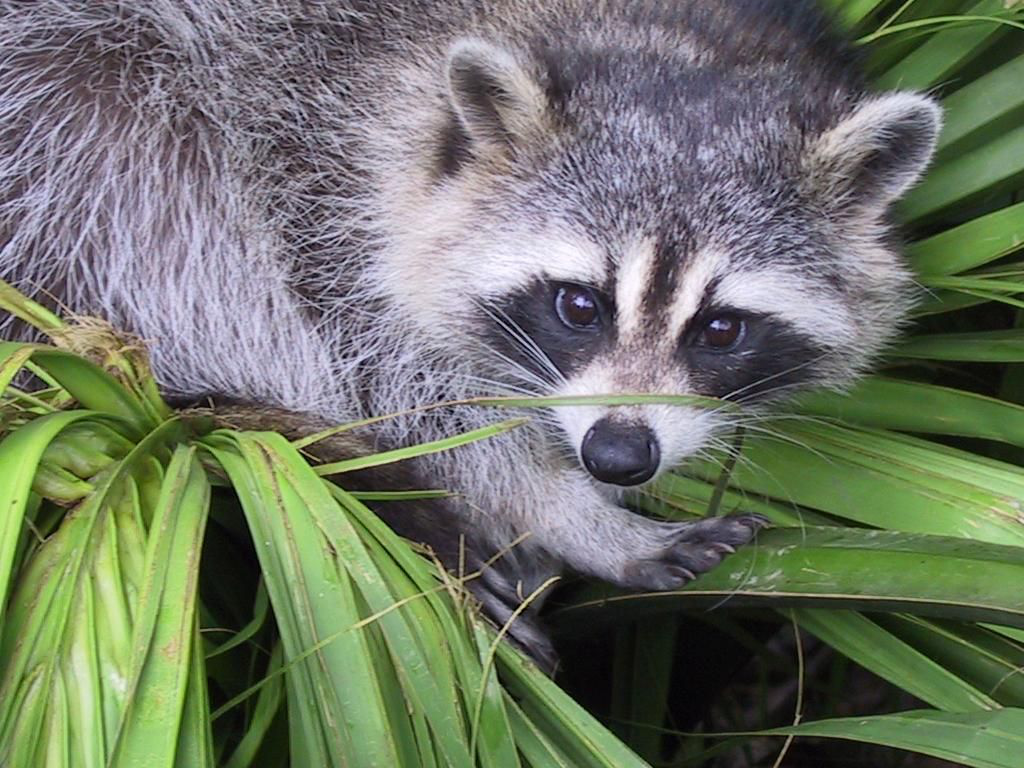
#> input picture Sprint 3/Homothéties/racoon.png, 1024 x 768 px
$ python 'Homothéties_Centre_O_Romain.py'
#> lines starting #> are read from the running program, lines starting #| are printed output that depends on the picture
"HomothÃ©tie de centre o et de rapport sqrt(2)"
import numpy as np
import matplotlib.pyplot as plt

racoon = plt.imread('racoon.png','PNG')
#> racoon is the input picture: shape (768, 1024, 3) float32; mean R, G, B 0.434, 0.462, 0.401

racoonbis = racoon.copy() * 0
#> racoonbis: shape (768, 1024, 3) float32; every value is 0
I = np.arange(768)
J = np.arange(1024)
for ibiscus in I:
    for jbiscus in J:
        xbiscus = jbiscus
        ybiscus = 768 - 1 - ibiscus
        mat = np.array([[np.sqrt(2)/2.0, 0], [0, np.sqrt(2)/2.0]]).dot(np.array([[xbiscus], [ybiscus]])) - np.array([[0], [0]])
        i = int(767 - mat[1])
        j = int(mat[0])
        if (i > 0 and j > 0 and i <= 767 and j<= 1023):
            racoonbis[ibiscus,jbiscus] = racoon[i,j]
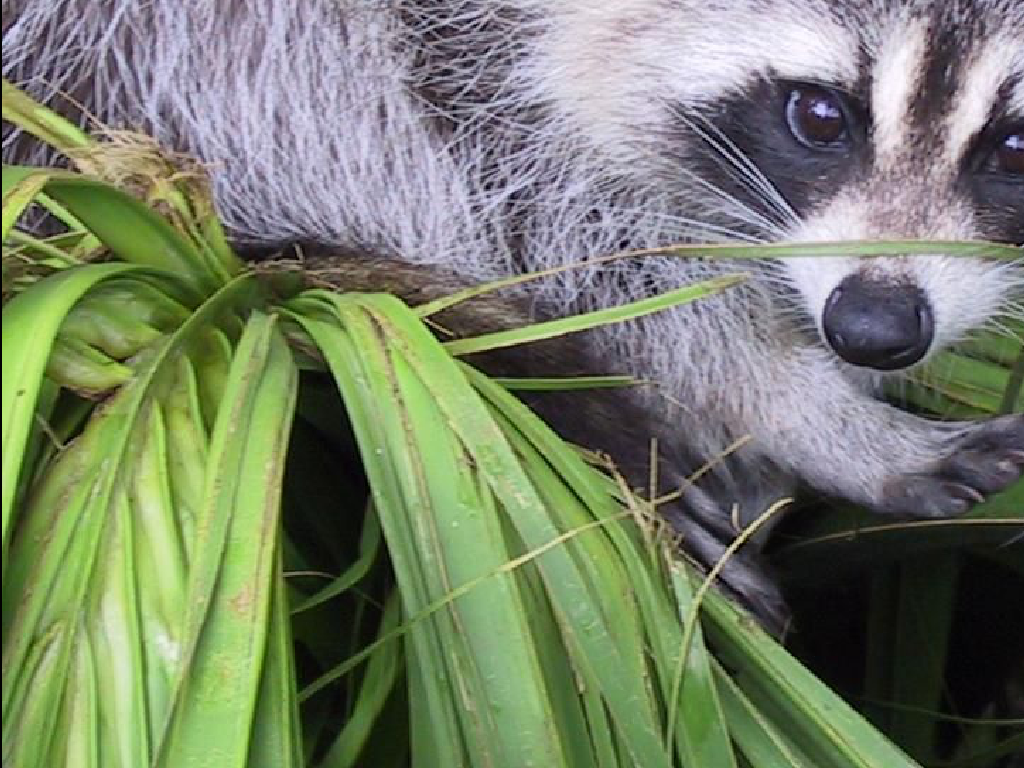
#> racoonbis: shape (768, 1024, 3) float32; mean R, G, B 0.467, 0.503, 0.414

plt.imshow(racoonbis)
plt.imsave("racoonnnHomothetie.png", racoonbis)
